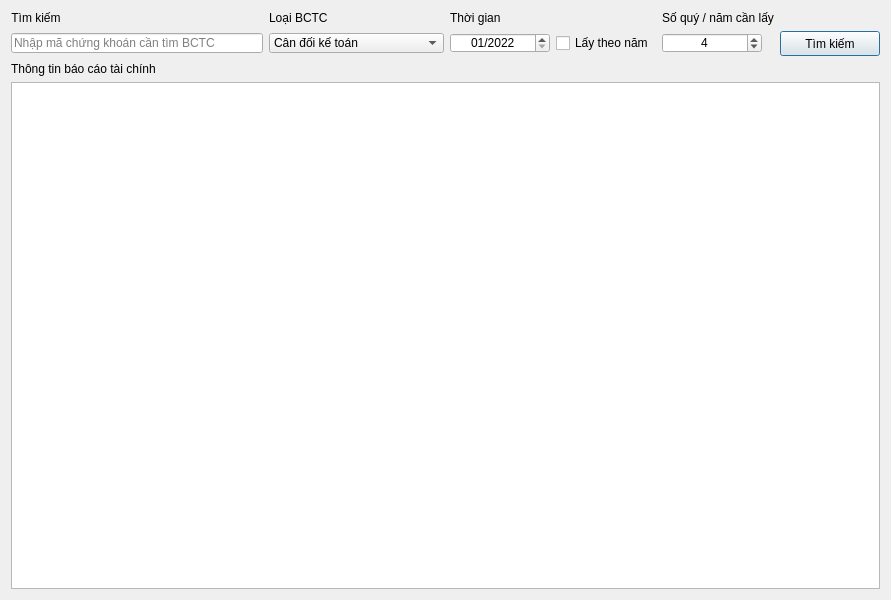
<?xml version="1.0" encoding="UTF-8"?>
<ui version="4.0">
 <class>Client</class>
 <widget class="QDialog" name="Client">
  <property name="geometry">
   <rect>
    <x>0</x>
    <y>0</y>
    <width>891</width>
    <height>600</height>
   </rect>
  </property>
  <property name="contextMenuPolicy">
   <enum>Qt::DefaultContextMenu</enum>
  </property>
  <property name="windowTitle">
   <string>Báo cáo tài chính</string>
  </property>
  <property name="whatsThis">
   <string notr="true"/>
  </property>
  <layout class="QGridLayout" name="gridLayout">
   <item row="0" column="9">
    <widget class="QLabel" name="yearQuarterLabel">
     <property name="text">
      <string>Số quý / năm cần lấy</string>
     </property>
    </widget>
   </item>
   <item row="1" column="9">
    <widget class="QSpinBox" name="yearQuarterField">
     <property name="minimumSize">
      <size>
       <width>100</width>
       <height>20</height>
      </size>
     </property>
     <property name="maximumSize">
      <size>
       <width>100</width>
       <height>20</height>
      </size>
     </property>
     <property name="alignment">
      <set>Qt::AlignCenter</set>
     </property>
     <property name="minimum">
      <number>1</number>
     </property>
     <property name="maximum">
      <number>15</number>
     </property>
     <property name="value">
      <number>4</number>
     </property>
    </widget>
   </item>
   <item row="0" column="4">
    <widget class="QLabel" name="searchLabel">
     <property name="sizePolicy">
      <sizepolicy hsizetype="Fixed" vsizetype="Fixed">
       <horstretch>0</horstretch>
       <verstretch>0</verstretch>
      </sizepolicy>
     </property>
     <property name="text">
      <string>Tìm kiếm</string>
     </property>
     <property name="alignment">
      <set>Qt::AlignCenter</set>
     </property>
    </widget>
   </item>
   <item row="1" column="10">
    <widget class="QPushButton" name="searchButton">
     <property name="sizePolicy">
      <sizepolicy hsizetype="Preferred" vsizetype="Preferred">
       <horstretch>0</horstretch>
       <verstretch>0</verstretch>
      </sizepolicy>
     </property>
     <property name="minimumSize">
      <size>
       <width>100</width>
       <height>25</height>
      </size>
     </property>
     <property name="maximumSize">
      <size>
       <width>100</width>
       <height>25</height>
      </size>
     </property>
     <property name="mouseTracking">
      <bool>false</bool>
     </property>
     <property name="tabletTracking">
      <bool>false</bool>
     </property>
     <property name="focusPolicy">
      <enum>Qt::NoFocus</enum>
     </property>
     <property name="text">
      <string>Tìm kiếm</string>
     </property>
     <property name="checkable">
      <bool>false</bool>
     </property>
     <property name="autoDefault">
      <bool>false</bool>
     </property>
     <property name="default">
      <bool>true</bool>
     </property>
    </widget>
   </item>
   <item row="0" column="7">
    <widget class="QLabel" name="getTimeLabel">
     <property name="text">
      <string>Thời gian</string>
     </property>
    </widget>
   </item>
   <item row="0" column="6">
    <widget class="QLabel" name="typeFinanceLabel">
     <property name="text">
      <string>Loại BCTC</string>
     </property>
    </widget>
   </item>
   <item row="1" column="6">
    <widget class="QComboBox" name="typeFinanceField">
     <property name="minimumSize">
      <size>
       <width>175</width>
       <height>20</height>
      </size>
     </property>
     <property name="maximumSize">
      <size>
       <width>175</width>
       <height>20</height>
      </size>
     </property>
     <item>
      <property name="text">
       <string>Cân đối kế toán</string>
      </property>
     </item>
     <item>
      <property name="text">
       <string>Kết quả kinh doanh</string>
      </property>
     </item>
     <item>
      <property name="text">
       <string>Lưu chuyển tiền tệ (trực tiếp)</string>
      </property>
     </item>
     <item>
      <property name="text">
       <string>Lưu chuyển tiền tệ (gián tiếp)</string>
      </property>
     </item>
    </widget>
   </item>
   <item row="1" column="4" colspan="2">
    <widget class="QLineEdit" name="searchField">
     <property name="sizePolicy">
      <sizepolicy hsizetype="Expanding" vsizetype="Preferred">
       <horstretch>0</horstretch>
       <verstretch>0</verstretch>
      </sizepolicy>
     </property>
     <property name="minimumSize">
      <size>
       <width>225</width>
       <height>20</height>
      </size>
     </property>
     <property name="maximumSize">
      <size>
       <width>16777215</width>
       <height>20</height>
      </size>
     </property>
     <property name="contextMenuPolicy">
      <enum>Qt::DefaultContextMenu</enum>
     </property>
     <property name="inputMethodHints">
      <set>Qt::ImhNone</set>
     </property>
     <property name="text">
      <string/>
     </property>
     <property name="maxLength">
      <number>15</number>
     </property>
     <property name="placeholderText">
      <string>Nhập mã chứng khoán cần tìm BCTC</string>
     </property>
    </widget>
   </item>
   <item row="1" column="7">
    <widget class="QDateEdit" name="getDateButton">
     <property name="minimumSize">
      <size>
       <width>100</width>
       <height>20</height>
      </size>
     </property>
     <property name="maximumSize">
      <size>
       <width>100</width>
       <height>20</height>
      </size>
     </property>
     <property name="alignment">
      <set>Qt::AlignCenter</set>
     </property>
     <property name="dateTime">
      <datetime>
       <hour>0</hour>
       <minute>0</minute>
       <second>0</second>
       <year>2022</year>
       <month>1</month>
       <day>1</day>
      </datetime>
     </property>
     <property name="maximumDateTime">
      <datetime>
       <hour>23</hour>
       <minute>59</minute>
       <second>59</second>
       <year>2022</year>
       <month>12</month>
       <day>31</day>
      </datetime>
     </property>
     <property name="minimumDateTime">
      <datetime>
       <hour>0</hour>
       <minute>0</minute>
       <second>0</second>
       <year>2005</year>
       <month>1</month>
       <day>1</day>
      </datetime>
     </property>
     <property name="maximumDate">
      <date>
       <year>2022</year>
       <month>12</month>
       <day>31</day>
      </date>
     </property>
     <property name="currentSection">
      <enum>QDateTimeEdit::MonthSection</enum>
     </property>
     <property name="displayFormat">
      <string>MM/yyyy</string>
     </property>
     <property name="calendarPopup">
      <bool>false</bool>
     </property>
     <property name="timeSpec">
      <enum>Qt::LocalTime</enum>
     </property>
     <property name="date">
      <date>
       <year>2022</year>
       <month>1</month>
       <day>1</day>
      </date>
     </property>
    </widget>
   </item>
   <item row="3" column="4">
    <widget class="QLabel" name="financeLabel">
     <property name="enabled">
      <bool>true</bool>
     </property>
     <property name="sizePolicy">
      <sizepolicy hsizetype="Preferred" vsizetype="Preferred">
       <horstretch>0</horstretch>
       <verstretch>0</verstretch>
      </sizepolicy>
     </property>
     <property name="minimumSize">
      <size>
       <width>0</width>
       <height>0</height>
      </size>
     </property>
     <property name="maximumSize">
      <size>
       <width>16777215</width>
       <height>16777215</height>
      </size>
     </property>
     <property name="focusPolicy">
      <enum>Qt::NoFocus</enum>
     </property>
     <property name="acceptDrops">
      <bool>false</bool>
     </property>
     <property name="layoutDirection">
      <enum>Qt::LeftToRight</enum>
     </property>
     <property name="text">
      <string>Thông tin báo cáo tài chính</string>
     </property>
     <property name="textFormat">
      <enum>Qt::AutoText</enum>
     </property>
     <property name="alignment">
      <set>Qt::AlignLeading|Qt::AlignLeft|Qt::AlignVCenter</set>
     </property>
     <property name="wordWrap">
      <bool>false</bool>
     </property>
    </widget>
   </item>
   <item row="1" column="8">
    <widget class="QCheckBox" name="yearCheckBox">
     <property name="minimumSize">
      <size>
       <width>100</width>
       <height>20</height>
      </size>
     </property>
     <property name="maximumSize">
      <size>
       <width>100</width>
       <height>20</height>
      </size>
     </property>
     <property name="text">
      <string>Lấy theo năm</string>
     </property>
    </widget>
   </item>
   <item row="4" column="4" colspan="7">
    <widget class="QTableView" name="dataTable"/>
   </item>
  </layout>
 </widget>
 <resources/>
 <connections>
  <connection>
   <sender>searchField</sender>
   <signal>textChanged(QString)</signal>
   <receiver>searchButton</receiver>
   <slot>click()</slot>
   <hints>
    <hint type="sourcelabel">
     <x>589</x>
     <y>49</y>
    </hint>
    <hint type="destinationlabel">
     <x>669</x>
     <y>50</y>
    </hint>
   </hints>
  </connection>
 </connections>
</ui>
